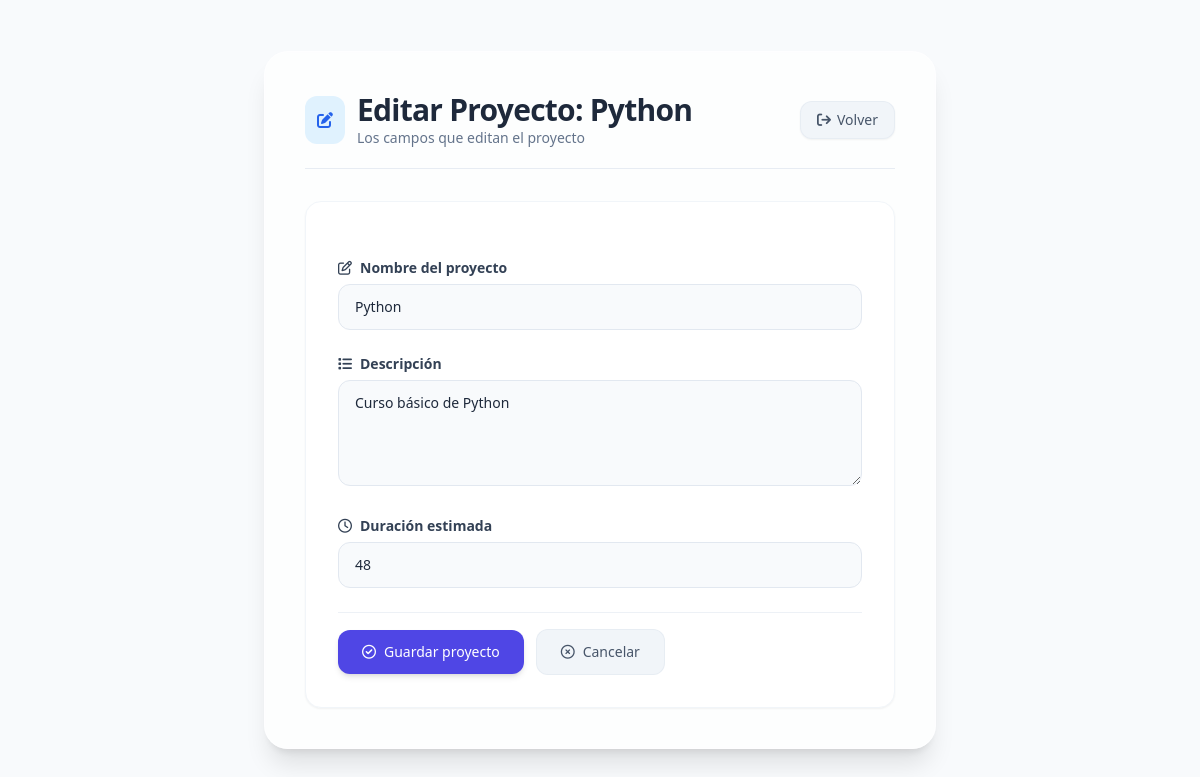
/proyectos/1/editar/, run on the app's committed database.
### gestor_proyectos/models.py (models this page shows)
class Proyecto(models.Model):
    nombre = models.CharField(max_length=100) # campo de texto (varchar)
    descripcion = models.TextField() # Campo de texto largo
    duracion = models.IntegerField() # Campo numérico entero

### gestor_proyectos/views.py (the view, shortened to what this page needs)
# urls.py: path('proyectos/<int:id>/editar/', views.editar_proyecto, name='editar_proyecto'),
def editar_proyecto(request, id):
    proyecto = Proyecto.objects.get(id=id)
    return render(request, 'editar-proyecto.html', {'proyecto': proyecto})

### gestor_proyectos/templates/editar-proyecto.html (shortened to what this page needs)
<!DOCTYPE html>
<html lang="es">
<head>
    <script src="https://cdn.tailwindcss.com"></script>
    <link rel="stylesheet" href="https://cdnjs.cloudflare.com/ajax/libs/font-awesome/6.0.0-beta3/css/all.min.css" />
</head>
<body class="min-h-screen flex items-center justify-center p-4 md:p-8 font-sans antialiased">
    <div class="w-full max-w-2xl bg-white/70 backdrop-blur-sm rounded-3xl shadow-xl p-6 md:p-10 border border-white/40">
        <div class="flex items-center gap-3 mb-8 border-b border-slate-200/80 pb-5">
            <div class="bg-sky-100 p-3 rounded-xl text-blue-600">
                <i class="fa-solid fa-pen-to-square"></i>
            </div>
            <div class="flex-1">
                <h1 class="text-2xl md:text-3xl font-bold text-slate-800 tracking-tight">
                    Editar Proyecto: {{ proyecto.nombre }}
                </h1>
                <p class="text-sm text-slate-500 font-light">
                    Los campos que editan el proyecto
                </p>
            </div>
            <a href="{% url 'proyectos' %}"
                class="inline-flex items-center gap-1.5 px-4 py-2 bg-slate-100 text-slate-600 text-sm font-medium rounded-xl border border-slate-200/60 hover:bg-slate-200 hover:border-slate-300 transition-all duration-150 shadow-sm hover:shadow">
               <i class="fa-solid fa-arrow-right-from-bracket"></i>
                <span class="hidden sm:inline">Volver</span>
            </a>
        </div>
        <div class="form-card bg-white rounded-2xl p-6 md:p-8 border border-slate-100 shadow-sm">
            <form method="post" class="space-y-6">
                <div class="space-y-1.5">
                    <label for="id_nombre" class="flex items-center gap-2 text-sm font-semibold text-slate-700">
                        <i class="fa-regular fa-pen-to-square"></i>
                        Nombre del proyecto
                    </label>
                    <input type="text"
                            name="nombre"
                            id="id_nombre"
                            value="{{ proyecto.nombre}}"
                            required
                            placeholder="Ej: Desarrollo E-commerce"
                            class="w-full px-4 py-3 bg-slate-50 border border-slate-200 rounded-xl text-slate-800 placeholder:text-slate-400 text-sm focus:border-indigo-400 focus:ring-2 focus:ring-indigo-100 transition-all duration-150" />
                </div>
                <div class="space-y-1.5">
                    <label for="id_descripcion" class="flex items-center gap-2 text-sm font-semibold text-slate-700">
                        <i class="fa-solid fa-list"></i>
                        Descripción
                    </label>
                    <textarea name="descripcion"
                                id="id_descripcion"
                                    rows="4"
                                required
                                placeholder="Describe el objetivo y alcance del proyecto..."
                                class="w-full px-4 py-3 bg-slate-50 border border-slate-200 rounded-xl text-slate-800 placeholder:text-slate-400 text-sm focus:border-indigo-400 focus:ring-2 focus:ring-indigo-100 transition-all duration-150 resize-y">{{ proyecto.descripcion}}</textarea>
                </div>
                <div class="space-y-1.5">
                    <label for="id_duracion" class="flex items-center gap-2 text-sm font-semibold text-slate-700">
                        <i class="fa-regular fa-clock"></i>
                        Duración estimada
                    </label>
                    <input type="number"
                            name="duracion"
                            id="id_duracion"
                            value="{{ proyecto.duracion}}"
                            required
                            placeholder="Ej: 3 meses, 12 semanas, 45 días"
                            class="w-full px-4 py-3 bg-slate-50 border border-slate-200 rounded-xl text-slate-800 placeholder:text-slate-400 text-sm focus:border-indigo-400 focus:ring-2 focus:ring-indigo-100 transition-all duration-150" />
                </div>
                <div class="pt-4 flex flex-col sm:flex-row items-center gap-3 border-t border-slate-200/60">
                    <button type="submit"
                            class="w-full sm:w-auto inline-flex items-center justify-center gap-2 px-6 py-3 bg-indigo-600 text-white text-sm font-medium rounded-xl hover:bg-indigo-700 transition-all duration-150 shadow-md hover:shadow-lg focus:ring-2 focus:ring-indigo-300 focus:ring-offset-2">
                        <i class="fa-regular fa-check-circle"></i>
                        Guardar proyecto
                    </button>
                    <a href="{% url 'proyectos' %}"
                        class="w-full sm:w-auto inline-flex items-center justify-center gap-2 px-6 py-3 bg-slate-100 text-slate-600 text-sm font-medium rounded-xl hover:bg-slate-200 transition-all duration-150 border border-slate-200/60">
                        <i class="fa-regular fa-xmark-circle"></i>
                        Cancelar
                    </a>
                </div>
            </form>
        </div>
    </div>
</body>
</html>

### gestor_proyectos/templates/editar-proyecto.html (style rules this page uses)
body { background: #f8fafc; }
.form-card { transition: transform 0.15s ease, box-shadow 0.15s ease; }
input, textarea { transition: border-color 0.15s ease, box-shadow 0.15s ease; }

### data on the page
Proyecto: nombre "Python", descripcion "Curso básico de Python", duracion "48"
